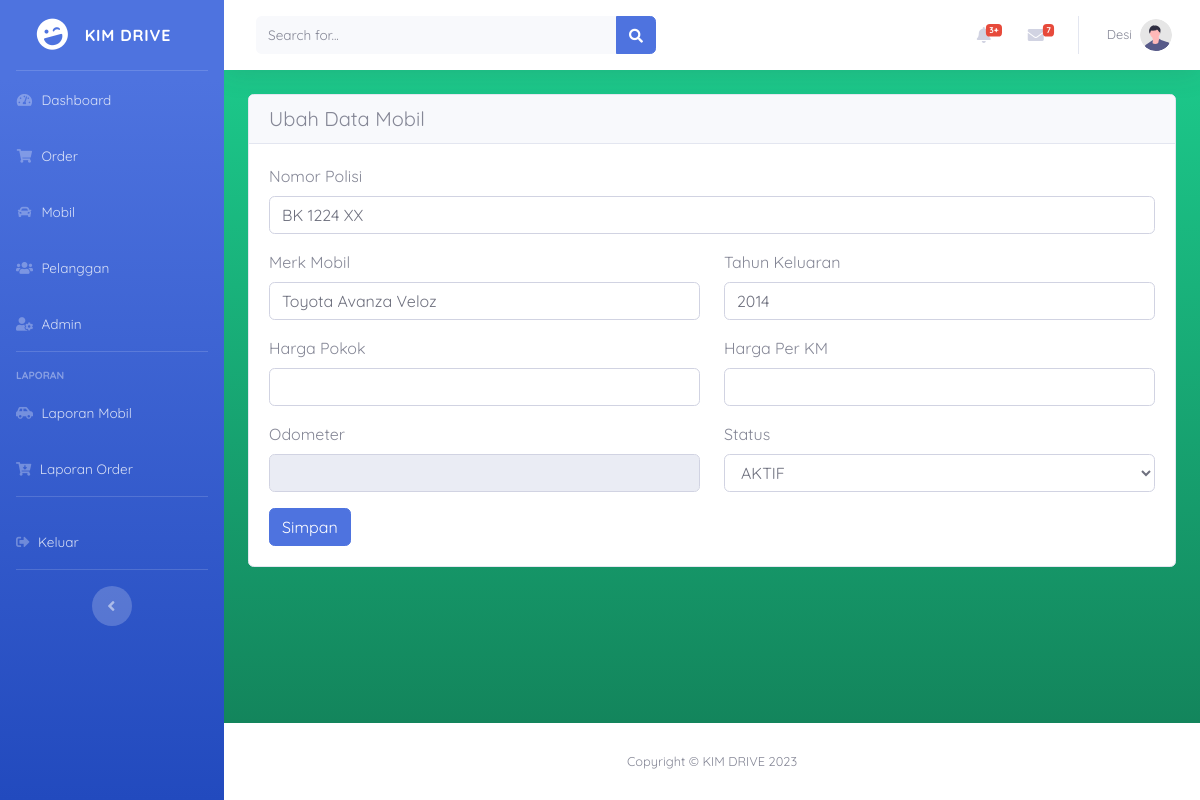
The app's page /?x=emobil&id=1 (signed in) with its own data.
### tables this page shows
CREATE TABLE IF NOT EXISTS `mobil` (
  `id_mobil` int(11) NOT NULL AUTO_INCREMENT,
  `no_polisi` varchar(12) NOT NULL,
  `merk` varchar(90) NOT NULL,
  `foto` varchar(255) NOT NULL,
  `tahun` varchar(10) NOT NULL,
  `harga` double NOT NULL,
  `s_mobil` varchar(20) NOT NULL,
  PRIMARY KEY (`id_mobil`)
);

### emobil.php (the view, shortened to what this page needs)
<!doctype html>
<html lang="en">
<head>
</head>
<body>
    <?php
    include("konek.php");
    $id = $_GET['id'];
    $cari = mysqli_query($konek, "select * from mobil where id_mobil='$id'");
    $data = mysqli_fetch_array($cari);
    ?>
    <div class="card">
        <h5 class="card-header">Ubah Data Mobil</h5>
        <div class="card-body">
            <form method="post" action="?x=umobil" enctype="multipart/form-data">
                <div class="form-group">
                    <label>Nomor Polisi</label>
                    <input type="text" class="form-control" name="txtPolisi" value="<?php echo $data['no_polisi']; ?>">
                </div>
                <div class="row">
                    <div class="form-group col-md-6">
                        <label>Merk Mobil</label>
                        <input type="text" class="form-control" name="txtMerk" value="<?php echo $data['merk']; ?>">
                    </div>
                    <div class="form-group col-md-6">
                        <label>Tahun Keluaran</label>
                        <input type="text" class="form-control" name="txtTahun" value="<?php echo $data['tahun']; ?>">
                    </div>
                </div>
                <div class="row">
                    <div class="form-group col-md-6">
                        <label>Harga Pokok</label>
                        <input type="text" class="form-control" name="hargapokok" value="<?php echo $data['harga_pokok']; ?>">
                    </div>
                    <div class="form-group col-md-6">
                        <label>Harga Per KM</label>
                        <input type="text" class="form-control" name="hargakm" value="<?php echo $data['harga_km']; ?>">
                    </div>
                </div>
                <div class="row">
                <div class="form-group col-md-6">
                    <label>Odometer</label>
                    <input type="text" disabled class="form-control" name="txtHarga" value="<?php echo $data['odometer']; ?>">
                </div>
                <div class="form-group col-md-6">
                    <label for="txtStatus">Status</label>
                    <select class="form-control" name="txtStatus" id="txtStatus">
                        <option value="AKTIF">AKTIF</option>
                    </select>
                </div>
                </div>
                <button type="submit" class="btn btn-primary">Simpan</button>
            </form>
        </div>
    </div>
</body>
</html>

### index.php (style rules this page uses)
body { font-family: 'Quicksand'; }

### records on screen
mobil: txtPolisi "BK 1224 XX", txtMerk "Toyota Avanza Veloz", txtTahun "2014"

### other values on screen
$_SESSION['nama_admin'] "Desi"
